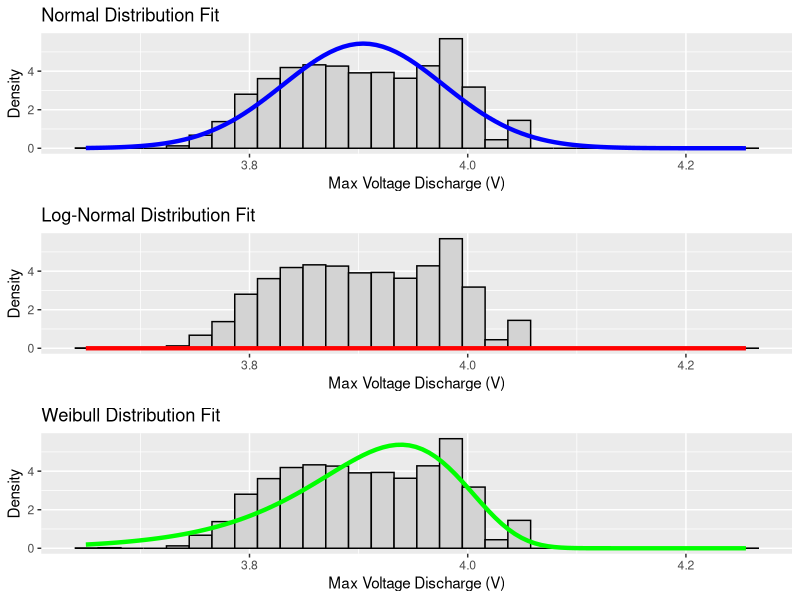

Reproduce this figure in R.
# Load necessary libraries
library(ggplot2)
library(readxl)  # Load the readxl package to use read_excel()
library(dplyr)  # For data manipulation
library(broom)  # For tidying model outputs
library(gridExtra)  # For arranging plots
library(fitdistrplus)  # For fitting distributions

# Function to calculate WAIC
calculate_waic <- function(log_likelihood, n, k) {
  # Calculate WAIC
  waic <- -2 * (log_likelihood - k)
  return(waic)
}

# Read the Excel file
data <- read_excel("Dataset.xlsx")

# Create the dataframe with the specified columns
df <- data.frame(
  Discharge_Time = data[[2]],
  Decrement_3.6_3.4V = data[[3]],
  Max_Voltage_Dischar = data[[4]],
  Min_Voltage_Charg = data[[5]],
  Time_at_4.15V = data[[6]],
  Time_constant_current = data[[7]],
  Charging_time = data[[8]] * 10  # Reduce charging time by a factor of 10
)

# Filter the dataframe to include only rows where Max Voltage Discharge is >= 3.5V
df_filtered <- df %>% filter(Max_Voltage_Dischar >= 3.5)

# Fit Normal distribution
fit_normal <- fitdistr(df_filtered$Max_Voltage_Dischar, "normal")
log_likelihood_normal <- logLik(fit_normal)
n_normal <- nrow(df_filtered)
k_normal <- length(fit_normal$estimate)

# Transform the data for Log-Normal fitting (e.g., scaling down)
scaled_data <- df_filtered$Max_Voltage_Dischar / 10  # Scale down the data

# Fit Log-Normal distribution on the scaled data
fit_lognormal <- fitdist(scaled_data, "lnorm")
log_likelihood_lognormal <- logLik(fit_lognormal)
n_lognormal <- nrow(df_filtered)
k_lognormal <- length(fit_lognormal$estimate)

# Fit Weibull distribution
fit_weibull <- fitdist(df_filtered$Max_Voltage_Dischar, "weibull")
log_likelihood_weibull <- logLik(fit_weibull)
n_weibull <- nrow(df_filtered)
k_weibull <- length(fit_weibull$estimate)

# Create a summary table for the models
summary_table <- data.frame(
  Model = c("Normal", "Log-Normal", "Weibull"),
  AIC = c(AIC(fit_normal), AIC(fit_lognormal), AIC(fit_weibull)),
  BIC = c(BIC(fit_normal), BIC(fit_lognormal), BIC(fit_weibull)),
  WAIC = c(calculate_waic(log_likelihood_normal, n_normal, k_normal),
           calculate_waic(log_likelihood_lognormal, n_lognormal, k_lognormal),
           calculate_waic(log_likelihood_weibull, n_weibull, k_weibull)),
  SD_Error = c(sqrt(fit_normal$sd[1]^2), 
               sqrt(fit_lognormal$sd[1]^2), 
               sqrt(fit_weibull$sd[1]^2)),
  LogLikelihood = c(log_likelihood_normal, log_likelihood_lognormal, log_likelihood_weibull)
)

# Display the summary table
print(summary_table)

# Calculate quantiles for each distribution
quantiles_normal <- qnorm(c(0.25, 0.5, 0.75), mean = fit_normal$estimate[1], sd = fit_normal$estimate[2])
quantiles_lognormal <- qlnorm(c(0.25, 0.5, 0.75), meanlog = fit_lognormal$estimate[1], sdlog = fit_lognormal$estimate[2]) * 10  # Scale back to original
quantiles_weibull <- qweibull(c(0.25, 0.5, 0.75), shape = fit_weibull$estimate[1], scale = fit_weibull$estimate[2])

# Create a separate quantile table
quantile_table <- data.frame(
  Distribution = c("Normal", "Log-Normal", "Weibull"),
  Quantile_25 = c(quantiles_normal[1], quantiles_lognormal[1], quantiles_weibull[1]),
  Quantile_50 = c(quantiles_normal[2], quantiles_lognormal[2], quantiles_weibull[2]),
  Quantile_75 = c(quantiles_normal[3], quantiles_lognormal[3], quantiles_weibull[3])
)

# Display the quantile table
print(quantile_table)

# Create plots for each distribution with thicker lines
plot_normal <- ggplot(df_filtered, aes(x = Max_Voltage_Dischar)) +
  geom_histogram(aes(y = ..density..), bins = 30, fill = "lightgray", color = "black") +
  stat_function(fun = dnorm, args = list(mean = fit_normal$estimate[1], sd = fit_normal$estimate[2]), color = "blue", size = 1.5) +  # Thicker line
  labs(title = "Normal Distribution Fit", x = "Max Voltage Discharge (V)", y = "Density")

plot_lognormal <- ggplot(df_filtered, aes(x = Max_Voltage_Dischar)) +
  geom_histogram(aes(y = ..density..), bins = 30, fill = "lightgray", color = "black") +
  stat_function(fun = dlnorm, args = list(meanlog = fit_lognormal$estimate[1], sdlog = fit_lognormal$estimate[2]), color = "red", size = 1.5) +  # Thicker line
  labs(title = "Log-Normal Distribution Fit", x = "Max Voltage Discharge (V)", y = "Density")

plot_weibull <- ggplot(df_filtered, aes(x = Max_Voltage_Dischar)) +
  geom_histogram(aes(y = ..density..), bins = 30, fill = "lightgray", color = "black") +
  stat_function(fun = dweibull, args = list(shape = fit_weibull$estimate[1], scale = fit_weibull$estimate[2]), color = "green", size = 1.5) +  # Thicker line
  labs(title = "Weibull Distribution Fit", x = "Max Voltage Discharge (V)", y = "Density")

# Arrange plots in a grid
grid.arrange(plot_normal, plot_lognormal, plot_weibull, nrow = 3)
